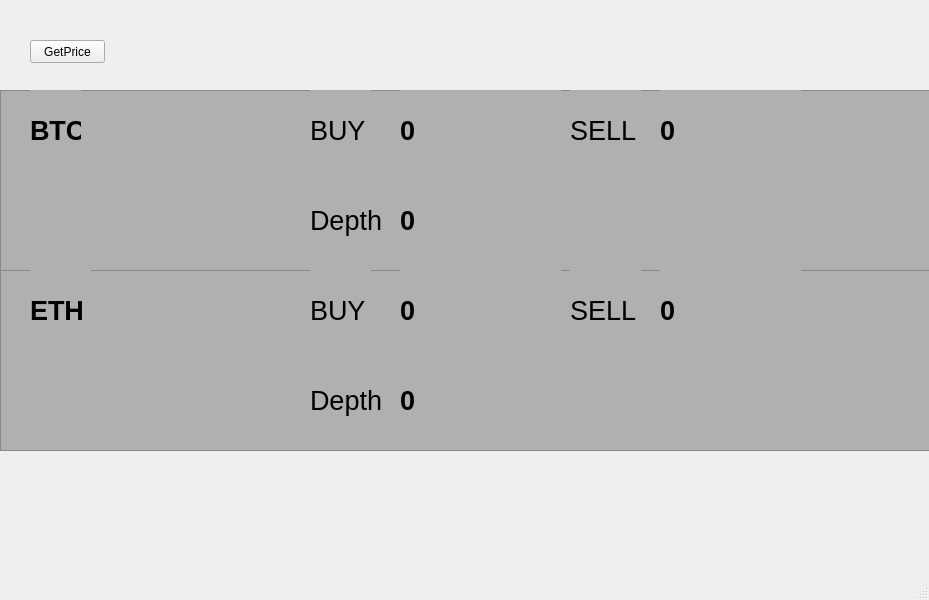
<?xml version="1.0" encoding="UTF-8"?>
<ui version="4.0">
 <class>MainWindow</class>
 <widget class="QMainWindow" name="MainWindow">
  <property name="geometry">
   <rect>
    <x>0</x>
    <y>0</y>
    <width>929</width>
    <height>600</height>
   </rect>
  </property>
  <property name="windowTitle">
   <string>MainWindow</string>
  </property>
  <widget class="QWidget" name="centralwidget">
   <widget class="QFrame" name="frame">
    <property name="geometry">
     <rect>
      <x>0</x>
      <y>90</y>
      <width>931</width>
      <height>181</height>
     </rect>
    </property>
    <property name="styleSheet">
     <string notr="true">background-color: rgb(176, 176, 176);
border-color: rgb(22, 22, 22);</string>
    </property>
    <property name="frameShape">
     <enum>QFrame::StyledPanel</enum>
    </property>
    <property name="frameShadow">
     <enum>QFrame::Raised</enum>
    </property>
    <widget class="QLabel" name="label">
     <property name="geometry">
      <rect>
       <x>30</x>
       <y>0</y>
       <width>51</width>
       <height>81</height>
      </rect>
     </property>
     <property name="font">
      <font>
       <pointsize>20</pointsize>
       <weight>75</weight>
       <bold>true</bold>
      </font>
     </property>
     <property name="text">
      <string>BTC</string>
     </property>
    </widget>
    <widget class="QLabel" name="label_2">
     <property name="geometry">
      <rect>
       <x>310</x>
       <y>0</y>
       <width>61</width>
       <height>81</height>
      </rect>
     </property>
     <property name="font">
      <font>
       <pointsize>20</pointsize>
      </font>
     </property>
     <property name="text">
      <string>BUY</string>
     </property>
    </widget>
    <widget class="QLabel" name="label_3">
     <property name="geometry">
      <rect>
       <x>400</x>
       <y>0</y>
       <width>161</width>
       <height>81</height>
      </rect>
     </property>
     <property name="font">
      <font>
       <pointsize>20</pointsize>
       <weight>75</weight>
       <bold>true</bold>
      </font>
     </property>
     <property name="text">
      <string>0</string>
     </property>
    </widget>
    <widget class="QLabel" name="label_4">
     <property name="geometry">
      <rect>
       <x>570</x>
       <y>0</y>
       <width>71</width>
       <height>81</height>
      </rect>
     </property>
     <property name="font">
      <font>
       <pointsize>20</pointsize>
      </font>
     </property>
     <property name="text">
      <string>SELL</string>
     </property>
    </widget>
    <widget class="QLabel" name="label_5">
     <property name="geometry">
      <rect>
       <x>660</x>
       <y>0</y>
       <width>141</width>
       <height>81</height>
      </rect>
     </property>
     <property name="font">
      <font>
       <pointsize>20</pointsize>
       <weight>75</weight>
       <bold>true</bold>
      </font>
     </property>
     <property name="text">
      <string>0</string>
     </property>
    </widget>
    <widget class="QLabel" name="label_6">
     <property name="geometry">
      <rect>
       <x>310</x>
       <y>90</y>
       <width>91</width>
       <height>81</height>
      </rect>
     </property>
     <property name="font">
      <font>
       <pointsize>20</pointsize>
      </font>
     </property>
     <property name="text">
      <string>Depth</string>
     </property>
    </widget>
    <widget class="QLabel" name="label_7">
     <property name="geometry">
      <rect>
       <x>400</x>
       <y>90</y>
       <width>161</width>
       <height>81</height>
      </rect>
     </property>
     <property name="font">
      <font>
       <pointsize>20</pointsize>
       <weight>75</weight>
       <bold>true</bold>
      </font>
     </property>
     <property name="text">
      <string>0</string>
     </property>
    </widget>
   </widget>
   <widget class="QPushButton" name="pushButton">
    <property name="geometry">
     <rect>
      <x>30</x>
      <y>40</y>
      <width>75</width>
      <height>23</height>
     </rect>
    </property>
    <property name="text">
     <string>GetPrice</string>
    </property>
   </widget>
   <widget class="QFrame" name="frame_2">
    <property name="geometry">
     <rect>
      <x>0</x>
      <y>270</y>
      <width>931</width>
      <height>181</height>
     </rect>
    </property>
    <property name="styleSheet">
     <string notr="true">background-color: rgb(176, 176, 176);</string>
    </property>
    <property name="frameShape">
     <enum>QFrame::StyledPanel</enum>
    </property>
    <property name="frameShadow">
     <enum>QFrame::Raised</enum>
    </property>
    <widget class="QLabel" name="label_15">
     <property name="geometry">
      <rect>
       <x>30</x>
       <y>0</y>
       <width>61</width>
       <height>81</height>
      </rect>
     </property>
     <property name="font">
      <font>
       <pointsize>20</pointsize>
       <weight>75</weight>
       <bold>true</bold>
      </font>
     </property>
     <property name="text">
      <string>ETH</string>
     </property>
    </widget>
    <widget class="QLabel" name="label_16">
     <property name="geometry">
      <rect>
       <x>310</x>
       <y>0</y>
       <width>61</width>
       <height>81</height>
      </rect>
     </property>
     <property name="font">
      <font>
       <pointsize>20</pointsize>
      </font>
     </property>
     <property name="text">
      <string>BUY</string>
     </property>
    </widget>
    <widget class="QLabel" name="label_17">
     <property name="geometry">
      <rect>
       <x>400</x>
       <y>0</y>
       <width>161</width>
       <height>81</height>
      </rect>
     </property>
     <property name="font">
      <font>
       <pointsize>20</pointsize>
       <weight>75</weight>
       <bold>true</bold>
      </font>
     </property>
     <property name="text">
      <string>0</string>
     </property>
    </widget>
    <widget class="QLabel" name="label_18">
     <property name="geometry">
      <rect>
       <x>570</x>
       <y>0</y>
       <width>71</width>
       <height>81</height>
      </rect>
     </property>
     <property name="font">
      <font>
       <pointsize>20</pointsize>
      </font>
     </property>
     <property name="text">
      <string>SELL</string>
     </property>
    </widget>
    <widget class="QLabel" name="label_19">
     <property name="geometry">
      <rect>
       <x>660</x>
       <y>0</y>
       <width>141</width>
       <height>81</height>
      </rect>
     </property>
     <property name="font">
      <font>
       <pointsize>20</pointsize>
       <weight>75</weight>
       <bold>true</bold>
      </font>
     </property>
     <property name="text">
      <string>0</string>
     </property>
    </widget>
    <widget class="QLabel" name="label_20">
     <property name="geometry">
      <rect>
       <x>310</x>
       <y>90</y>
       <width>91</width>
       <height>81</height>
      </rect>
     </property>
     <property name="font">
      <font>
       <pointsize>20</pointsize>
      </font>
     </property>
     <property name="text">
      <string>Depth</string>
     </property>
    </widget>
    <widget class="QLabel" name="label_21">
     <property name="geometry">
      <rect>
       <x>400</x>
       <y>90</y>
       <width>161</width>
       <height>81</height>
      </rect>
     </property>
     <property name="font">
      <font>
       <pointsize>20</pointsize>
       <weight>75</weight>
       <bold>true</bold>
      </font>
     </property>
     <property name="text">
      <string>0</string>
     </property>
    </widget>
   </widget>
  </widget>
  <widget class="QMenuBar" name="menubar">
   <property name="geometry">
    <rect>
     <x>0</x>
     <y>0</y>
     <width>929</width>
     <height>21</height>
    </rect>
   </property>
  </widget>
  <widget class="QStatusBar" name="statusbar"/>
 </widget>
 <resources/>
 <connections/>
</ui>
